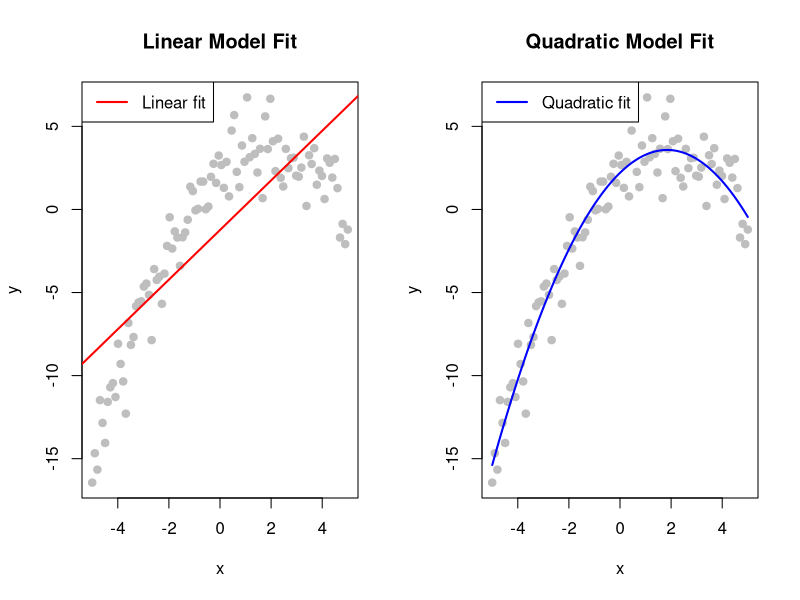
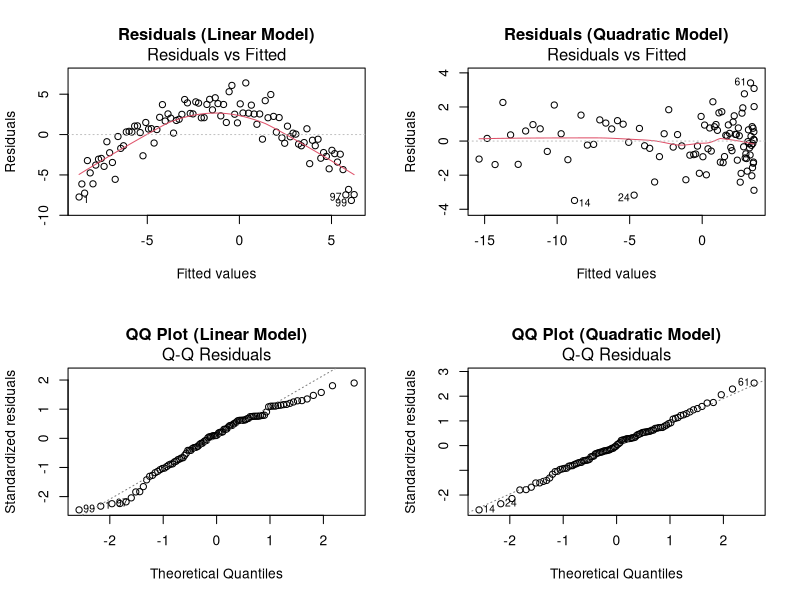

The R script that drew these images, in order:
# Demonstration: Linear vs Quadratic Regression

# 1. Simulate nonlinear data (a curved relationship)
set.seed(1)
x <- seq(-5, 5, length.out = 100)
y <- 2 + 1.5*x - 0.4*x^2 + rnorm(100, sd = 1.5)

# 2. Fit models
m1 <- lm(y ~ x)              # Linear model
m2 <- lm(y ~ x + I(x^2))     # Quadratic model

# 3. Compare fitted lines
par(mfrow = c(1, 2))

plot(x, y, main = "Linear Model Fit", pch = 19, col = "gray")
abline(m1, col = "red", lwd = 2)
legend("topleft", legend = "Linear fit", col = "red", lwd = 2)

plot(x, y, main = "Quadratic Model Fit", pch = 19, col = "gray")
lines(sort(x), fitted(m2)[order(x)], col = "blue", lwd = 2)
legend("topleft", legend = "Quadratic fit", col = "blue", lwd = 2)

# 4. Residual diagnostic plots
par(mfrow = c(2, 2))
plot(m1, which = 1, main = "Residuals (Linear Model)")
plot(m2, which = 1, main = "Residuals (Quadratic Model)")
plot(m1, which = 2, main = "QQ Plot (Linear Model)")
plot(m2, which = 2, main = "QQ Plot (Quadratic Model)")
